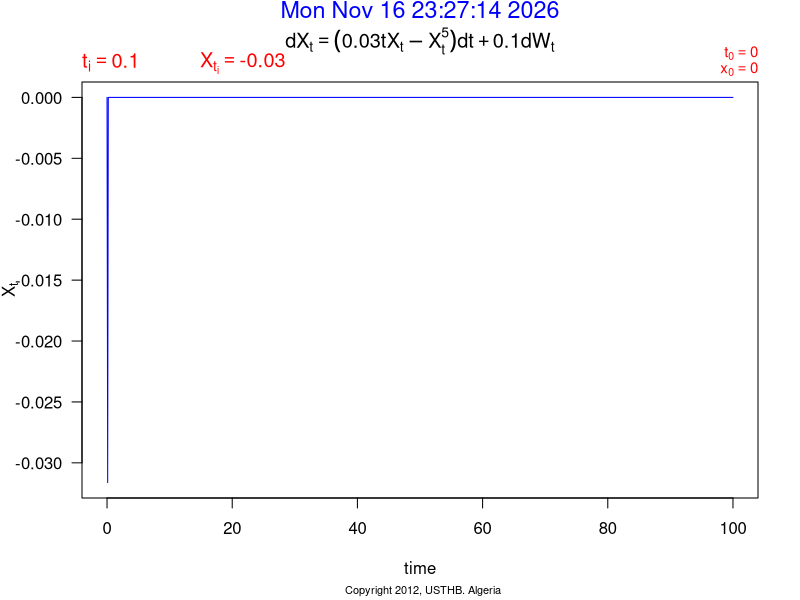
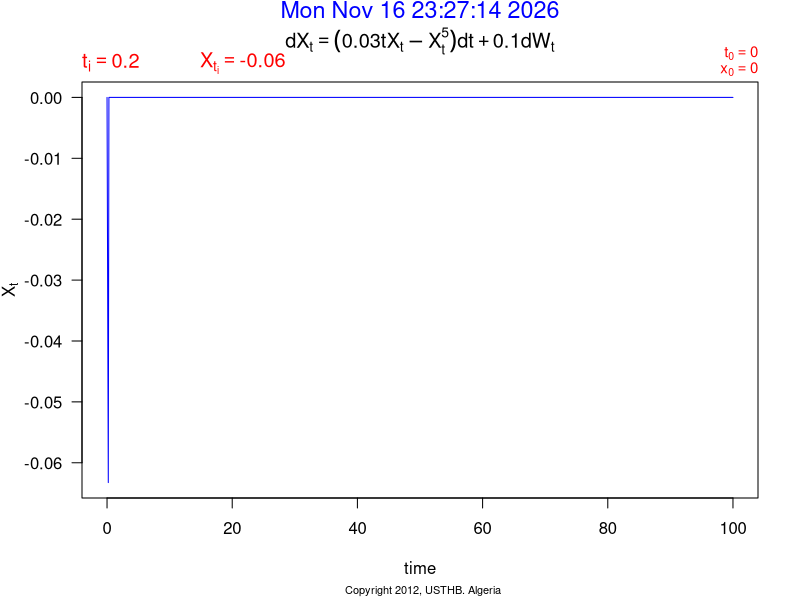
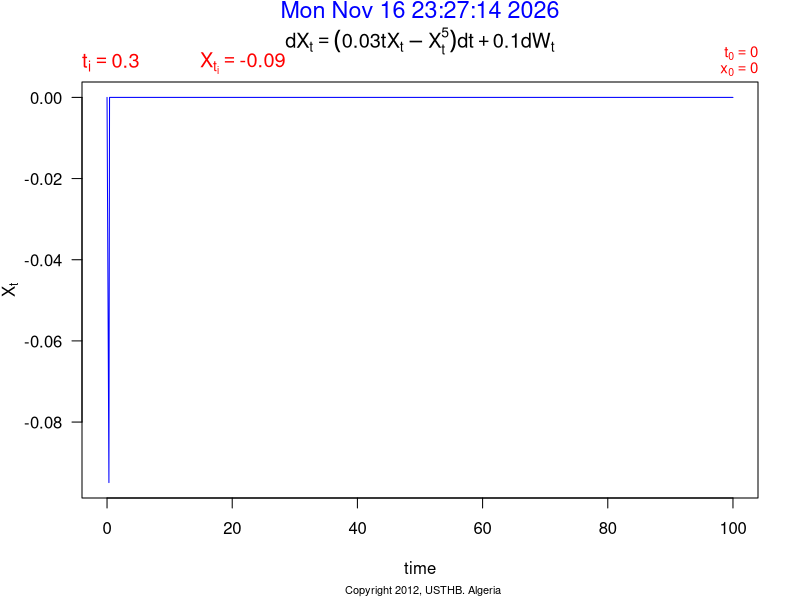
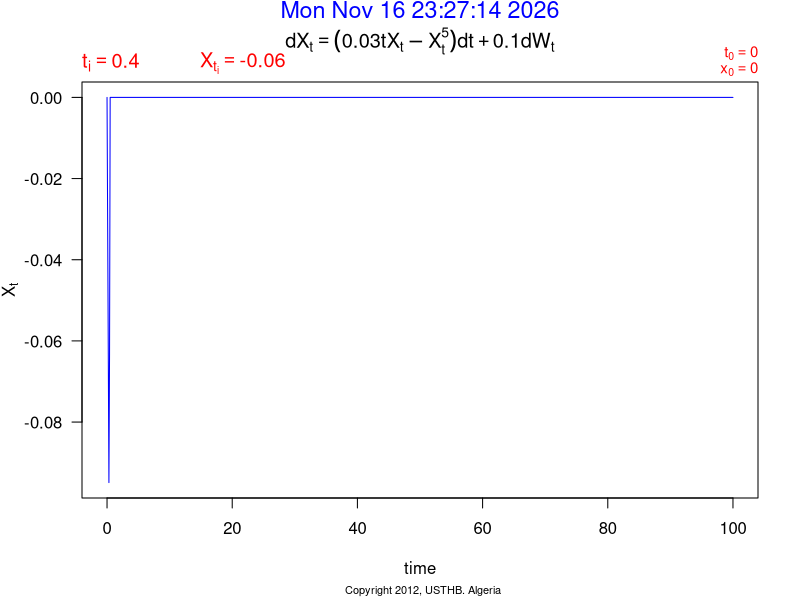
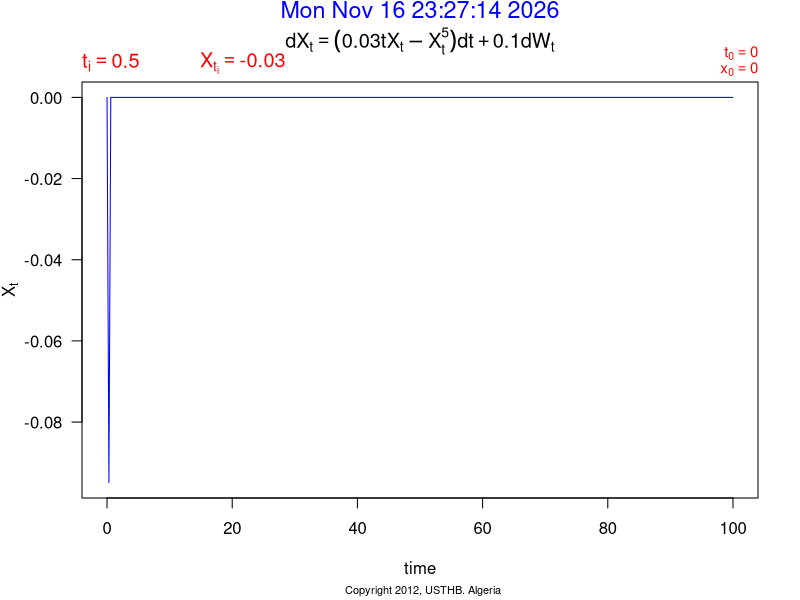
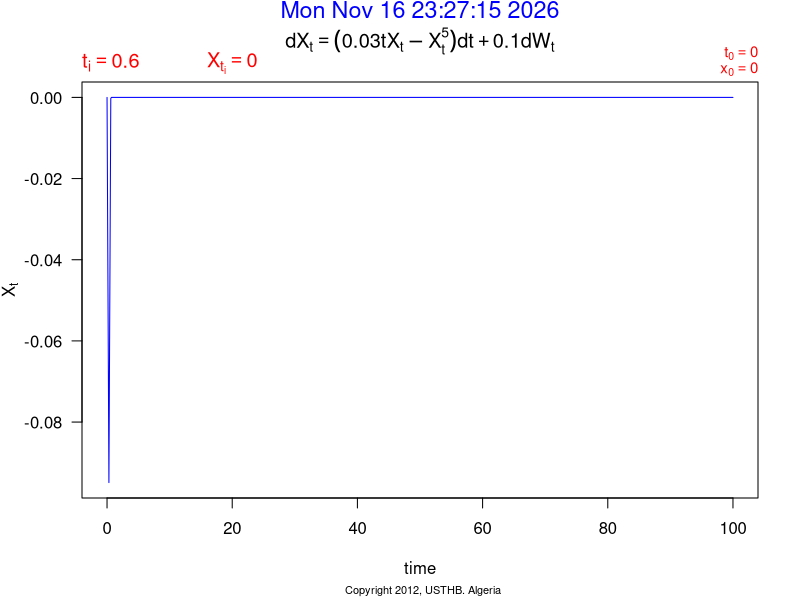
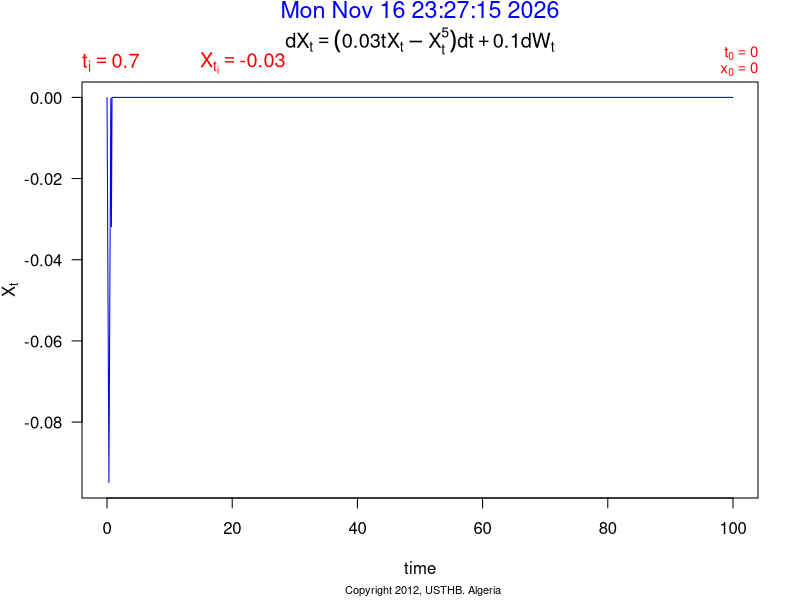
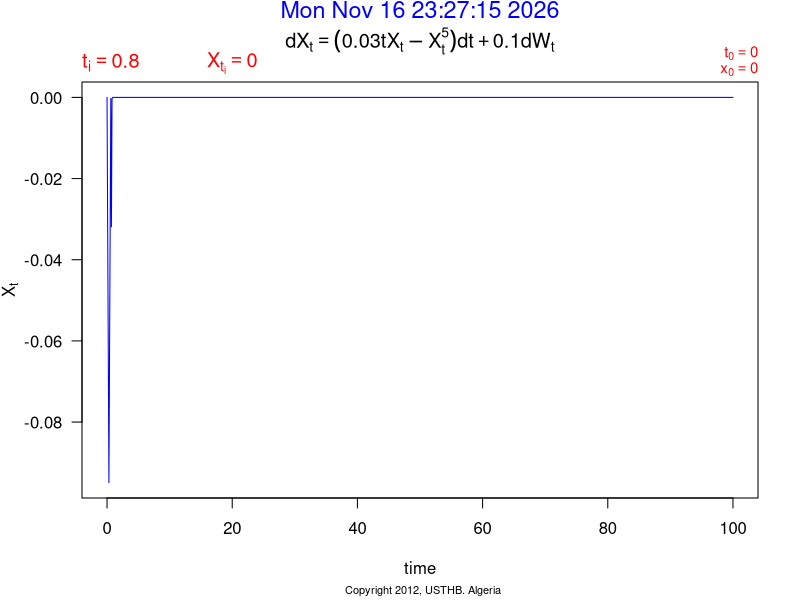

Write R code to recreate these figures, in order.
## 23:12 04/04/2010
## Guidoum Arsalane (PG-PS/USTHB)
## Stochastic process
## Simulation Numerical Solution of Stochastic Differential Equation
## N Size of process  
## T Final time
## Dt Discretization  
## t0 Initial time
## x0 Initial value 
## a   = a(t,X(t))   Coefficient of drift 
## sigma=s(t,X(t))   Coefficient of diffusion
## Stochastic differential equation : dX(t) = (0.03*t*x-x^5)*dt + 0.1*dW(t)
## Euler scheme

pa <- par (ask=FALSE)

N  = 1000
t0 = 0
x0 = 0
T  = 100
Dt = (T-t0)/N
a     <- expression( (0.03*t*x-x^5) )
sigma <- expression( (0.1) )
A     <- function(t,x)  eval(a)
S     <- function(t,x)  eval(sigma)
t = seq(t0,T,length=N+1)
u = runif(N,0,1)
o = rep(1,N)
o [ which(u < 0.5) ] = -1
w = cumsum(c(0,o))*sqrt((T-t0)/N)
D    <- diff(w)
X    <- numeric(N+1)
X[1] <- x0
for (i in 2:(N+1)){
    X[i] = X[i-1] + A(t[i-1],X[i-1])*Dt + S(t[i-1],X[i-1])*D[i-1]
    plot(t,X,type="n",ylab=expression(X[t]),xlab="time",las=1,main=expression(dX[t]== (0.03*t*X[t]-X[t]^5)*dt+0.1*dW[t]))
    points(t,X,type="l",col="blue")
    mtext(paste(date()),adj=0.5,col="blue",line=3.0,cex=1.4)
    mtext(bquote(t[i]==.(round(t[i],2))),adj=0,col="red",line=0.32,cex=1.2)
    mtext(bquote(X[t[i]]==.(round(X[i],2))),adj=0.2,col="red",line=0.2,cex=1.2)
    mtext(bquote(x[.(0)]==.(x0)),line=0.1,cex=0.9,adj=1,col="red")
    mtext(bquote(t[0]==.(t0)),line=0.9,cex=0.9,adj=1,col="red")
    mtext(paste("  Copyright 2012, USTHB. Algeria"),side = 1, line = 4, adj = 0.5, cex = .66)
    }
par(pa)

